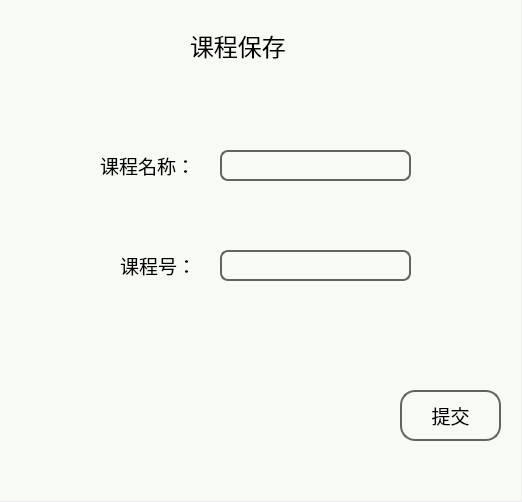
<?xml version="1.0" encoding="UTF-8"?>
<ui version="4.0">
 <class>Form</class>
 <widget class="QWidget" name="Form">
  <property name="geometry">
   <rect>
    <x>0</x>
    <y>0</y>
    <width>522</width>
    <height>502</height>
   </rect>
  </property>
  <property name="windowTitle">
   <string>课程保存</string>
  </property>
  <widget class="QWidget" name="widget" native="true">
   <property name="geometry">
    <rect>
     <x>0</x>
     <y>0</y>
     <width>521</width>
     <height>501</height>
    </rect>
   </property>
   <property name="styleSheet">
    <string notr="true">background-color:#f8fbf4</string>
   </property>
   <widget class="QLabel" name="label">
    <property name="geometry">
     <rect>
      <x>190</x>
      <y>20</y>
      <width>131</width>
      <height>51</height>
     </rect>
    </property>
    <property name="font">
     <font>
      <family>黑体</family>
      <pointsize>18</pointsize>
      <weight>50</weight>
      <bold>false</bold>
     </font>
    </property>
    <property name="text">
     <string>课程保存</string>
    </property>
   </widget>
   <widget class="QLabel" name="label_2">
    <property name="geometry">
     <rect>
      <x>100</x>
      <y>140</y>
      <width>111</width>
      <height>51</height>
     </rect>
    </property>
    <property name="font">
     <font>
      <family>黑体</family>
      <pointsize>14</pointsize>
      <weight>50</weight>
      <bold>false</bold>
     </font>
    </property>
    <property name="text">
     <string>课程名称：</string>
    </property>
   </widget>
   <widget class="QTextEdit" name="textEdit_courseName">
    <property name="geometry">
     <rect>
      <x>220</x>
      <y>150</y>
      <width>191</width>
      <height>31</height>
     </rect>
    </property>
    <property name="styleSheet">
     <string notr="true">border: 2px solid #64645e;
 border-radius: 8px;</string>
    </property>
   </widget>
   <widget class="QPushButton" name="pushButton">
    <property name="geometry">
     <rect>
      <x>400</x>
      <y>390</y>
      <width>101</width>
      <height>51</height>
     </rect>
    </property>
    <property name="font">
     <font>
      <family>黑体</family>
      <pointsize>14</pointsize>
     </font>
    </property>
    <property name="styleSheet">
     <string notr="true">border: 2px solid #64645e;
border-radius: 15px;</string>
    </property>
    <property name="text">
     <string>提交</string>
    </property>
   </widget>
   <widget class="QLabel" name="label_3">
    <property name="geometry">
     <rect>
      <x>120</x>
      <y>240</y>
      <width>101</width>
      <height>51</height>
     </rect>
    </property>
    <property name="font">
     <font>
      <family>黑体</family>
      <pointsize>14</pointsize>
      <weight>50</weight>
      <bold>false</bold>
     </font>
    </property>
    <property name="text">
     <string>课程号：</string>
    </property>
   </widget>
   <widget class="QTextEdit" name="textEdit_courseCode">
    <property name="geometry">
     <rect>
      <x>220</x>
      <y>250</y>
      <width>191</width>
      <height>31</height>
     </rect>
    </property>
    <property name="styleSheet">
     <string notr="true">border: 2px solid #64645e;
 border-radius: 8px;</string>
    </property>
   </widget>
  </widget>
 </widget>
 <resources/>
 <connections/>
</ui>
